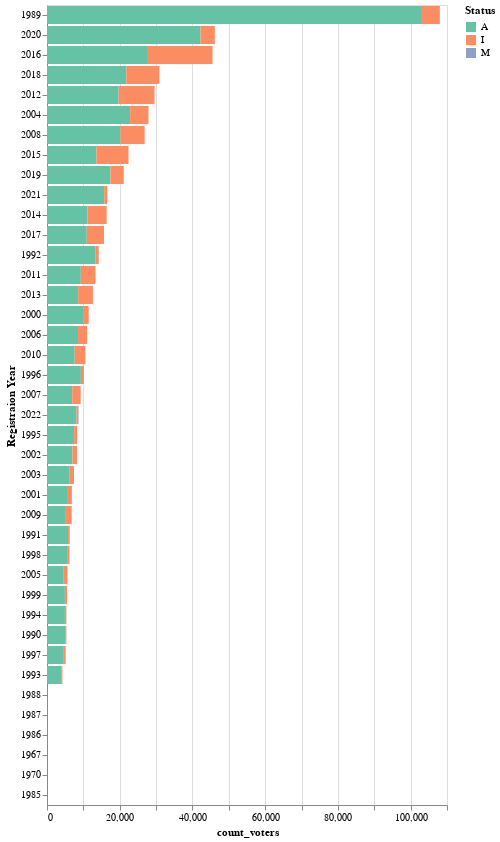

The notebook cell this image was saved under:
### Code cell
# What is the voter status by year of registration?
# Chart:
#
alt.Chart(result_df).mark_bar().encode(
    x=alt.X('count_voters', ), # sort='-y'
    y=alt.Y('Registraion Year', sort='-x'), # sort='-x'
    tooltip=['Registraion Year', 'count_voters', 'Status'],
    color=alt.Color(
        'Status',
        scale=alt.Scale(
            # https://vega.github.io/vega/docs/schemes/
            # scheme='set1'
            scheme='set2'
        )
    )
).properties(
    title=''
).configure_title(
    # fontSize=20,
    anchor='start',
)

### Figure 1 — Vega-Lite specification as saved in the notebook (floating-point values rounded to 4 significant figures)
{"config": {"view": {"continuousWidth": 400, "continuousHeight": 300}, "title": {"anchor": "start"}}, "data": {"name": "data-7c1822a0ee4d6142aefbd79de59624f5"}, "mark": "bar", "encoding": {"color": {"field": "Status", "scale": {"scheme": "set2"}, "type": "nominal"}, "tooltip": [{"field": "Registraion Year", "type": "nominal"}, {"field": "count_voters", "type": "quantitative"}, {"field": "Status", "type": "nominal"}], "x": {"field": "count_voters", "type": "quantitative"}, "y": {"field": "Registraion Year", "sort": "-x", "type": "nominal"}}, "title": "", "$schema": "https://vega.github.io/schema/vega-lite/v4.17.0.json", "datasets": {"data-7c1822a0ee4d6142aefbd79de59624f5": [{"Registraion Year": "1989", "Status": "A", "count_voters": 103105}, {"Registraion Year": "2020", "Status": "A", "count_voters": 42222}, {"Registraion Year": "2016", "Status": "A", "count_voters": 27754}, {"Registraion Year": "2004", "Status": "A", "count_voters": 22860}, {"Registraion Year": "2018", "Status": "A", "count_voters": 21819}, {"Registraion Year": "2008", "Status": "A", "count_voters": 20194}, {"Registraion Year": "2012", "Status": "A", "count_voters": 19693}, {"Registraion Year": "2016", "Status": "I", "count_voters": 17775}, {"Registraion Year": "2019", "Status": "A", "count_voters": 17457}, {"Registraion Year": "2021", "Status": "A", "count_voters": 15731}, {"Registraion Year": "2015", "Status": "A", "count_voters": 13589}, {"Registraion Year": "1992", "Status": "A", "count_voters": 13277}, {"Registraion Year": "2014", "Status": "A", "count_voters": 11156}, {"Registraion Year": "2017", "Status": "A", "count_voters": 10936}, {"Registraion Year": "2000", "Status": "A", "count_voters": 10118}, {"Registraion Year": "2012", "Status": "I", "count_voters": 9892}, {"Registraion Year": "1996", "Status": "A", "count_voters": 9312}, {"Registraion Year": "2011", "Status": "A", "count_voters": 9294}, {"Registraion Year": "2018", "Status": "I", "count_voters": 9092}, {"Registraion Year": "2015", "Status": "I", "count_voters": 8827}, {"Registraion Year": "2013", "Status": "A", "count_voters": 8563}, {"Registraion Year": "2006", "Status": "A", "count_voters": 8539}, {"Registraion Year": "2022", "Status": "A", "count_voters": 8106}, {"Registraion Year": "2010", "Status": "A", "count_voters": 7616}, {"Registraion Year": "1995", "Status": "A", "count_voters": 7461}, {"Registraion Year": "2002", "Status": "A", "count_voters": 6996}, {"Registraion Year": "2007", "Status": "A", "count_voters": 6935}, {"Registraion Year": "2008", "Status": "I", "count_voters": 6656}, {"Registraion Year": "2003", "Status": "A", "count_voters": 6247}, {"Registraion Year": "1991", "Status": "A", "count_voters": 5789}, {"Registraion Year": "2001", "Status": "A", "count_voters": 5752}, {"Registraion Year": "1998", "Status": "A", "count_voters": 5533}, {"Registraion Year": "2014", "Status": "I", "count_voters": 5248}, {"Registraion Year": "2004", "Status": "I", "count_voters": 5049}, {"Registraion Year": "1990", "Status": "A", "count_voters": 4984}, {"Registraion Year": "2009", "Status": "A", "count_voters": 4965}, {"Registraion Year": "1994", "Status": "A", "count_voters": 4932}, {"Registraion Year": "1989", "Status": "I", "count_voters": 4924}, {"Registraion Year": "1999", "Status": "A", "count_voters": 4920}, {"Registraion Year": "2017", "Status": "I", "count_voters": 4747}, {"Registraion Year": "1997", "Status": "A", "count_voters": 4632}, {"Registraion Year": "2005", "Status": "A", "count_voters": 4612}, {"Registraion Year": "2013", "Status": "I", "count_voters": 4065}, {"Registraion Year": "2011", "Status": "I", "count_voters": 4052}, {"Registraion Year": "2020", "Status": "I", "count_voters": 3931}, {"Registraion Year": "1993", "Status": "A", "count_voters": 3898}, {"Registraion Year": "2019", "Status": "I", "count_voters": 3652}, {"Registraion Year": "2010", "Status": "I", "count_voters": 2955}, {"Registraion Year": "2006", "Status": "I", "count_voters": 2479}, {"Registraion Year": "2007", "Status": "I", "count_voters": 2321}, {"Registraion Year": "2009", "Status": "I", "count_voters": 1820}, {"Registraion Year": "2000", "Status": "I", "count_voters": 1342}, {"Registraion Year": "2002", "Status": "I", "count_voters": 1254}, {"Registraion Year": "2003", "Status": "I", "count_voters": 1166}, {"Registraion Year": "2001", "Status": "I", "count_voters": 1088}, {"Registraion Year": "2005", "Status": "I", "count_voters": 1020}, {"Registraion Year": "1992", "Status": "I", "count_voters": 945}, {"Registraion Year": "2021", "Status": "I", "count_voters": 846}, {"Registraion Year": "1995", "Status": "I", "count_voters": 833}, {"Registraion Year": "1996", "Status": "I", "count_voters": 828}, {"Registraion Year": "1998", "Status": "I", "count_voters": 653}, {"Registraion Year": "1999", "Status": "I", "count_voters": 617}, {"Registraion Year": "1997", "Status": "I", "count_voters": 497}, {"Registraion Year": "2022", "Status": "I", "count_voters": 494}, {"Registraion Year": "1991", "Status": "I", "count_voters": 460}, {"Registraion Year": "1994", "Status": "I", "count_voters": 401}, {"Registraion Year": "1993", "Status": "I", "count_voters": 353}, {"Registraion Year": "1990", "Status": "I", "count_voters": 348}, {"Registraion Year": "2022", "Status": "M", "count_voters": 97}, {"Registraion Year": "1988", "Status": "A", "count_voters": 46}, {"Registraion Year": "1987", "Status": "A", "count_voters": 24}, {"Registraion Year": "1986", "Status": "A", "count_voters": 14}, {"Registraion Year": "1967", "Status": "A", "count_voters": 3}, {"Registraion Year": "1970", "Status": "I", "count_voters": 2}, {"Registraion Year": "1988", "Status": "I", "count_voters": 2}, {"Registraion Year": "1985", "Status": "A", "count_voters": 2}]}}
